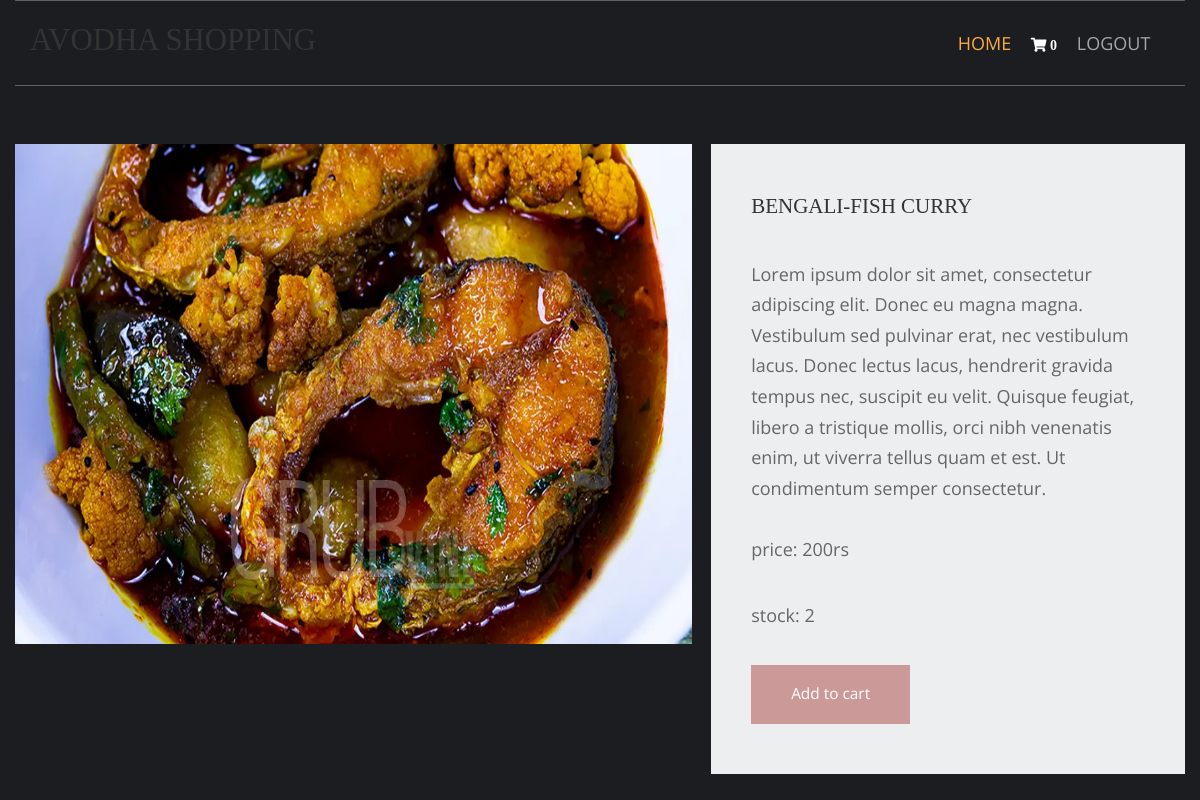
Page /fish-recipes/bengali-fish-curry/ (signed in) on the earlier database version.
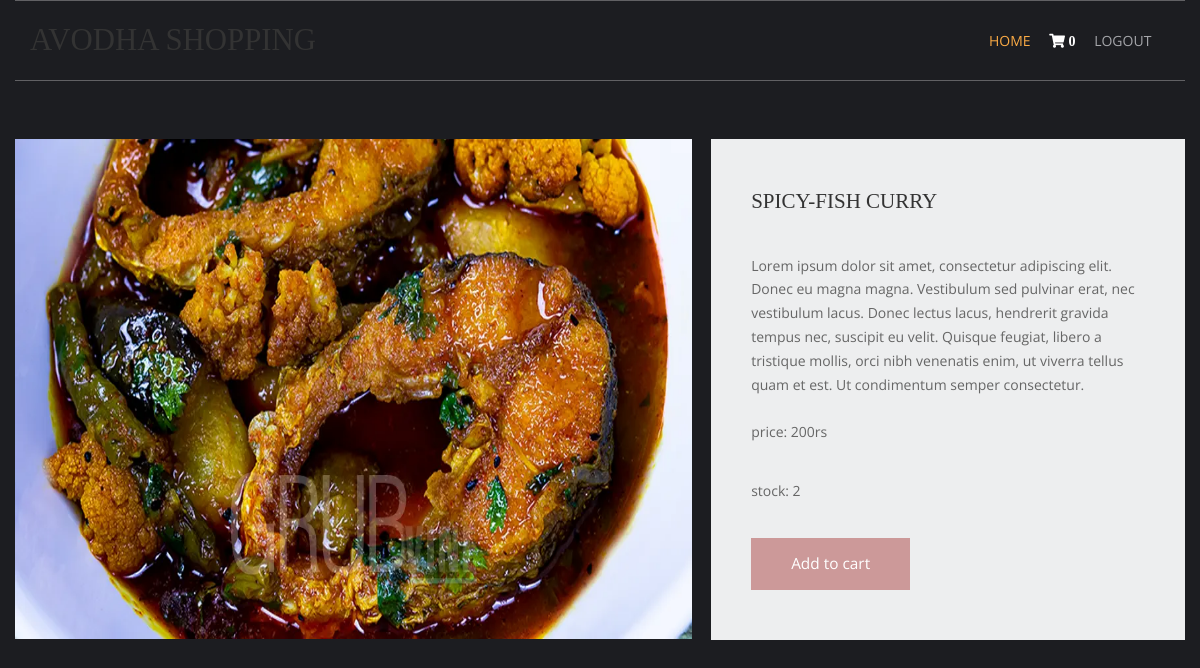
Same page on the later database version.
### shop/models.py (models this page shows, shortened)
class products(models.Model):
    name=models.CharField(max_length=150,unique=True)
    slug=models.SlugField(max_length=250,unique=True)
    img=models.ImageField(upload_to='product')
    desc=models.TextField()
    stock=models.IntegerField()
    available=models.BooleanField()
    price=models.IntegerField()
    category=models.ForeignKey(categ,on_delete=models.CASCADE)

### shop/views.py (the view)
# urls.py: path('<slug:c_slug>/<slug:product_slug>/', views.prodDetails, name='details'),
def prodDetails(request,c_slug,product_slug):
    try:
        prod=products.objects.get(category__slug=c_slug,slug=product_slug)
    except Exception as e:
        raise e
    return render(request,'item.html',{'pr':prod})

### cart/context_processor.py (called while the page is built)
def count(request):
    item_count=0;
    if 'admin' in request.path:
        return{}
    else:
        try:
            ct=cartlist.objects.filter(cart_id=c_id(request))
            cti=items.objects.all().filter(cart=ct[:1])
            for c in cti:
                item_count+=c.quan
        except cartlist.ObjectDoesNotExist:
            item_count=0
        return dict(itc=item_count)

### cart/views.py (called while the page is built)
def c_id(request):
    ct_id=request.session.session_key
    if not ct_id:
        ct_id=request.session.create()
    return ct_id

### templates/item.html (shortened to what this page needs)
{% extends 'base.html' %}
{% load static %}
{% block content %}
<html lang="en">
<head>
    <link href="{% static 'pr/fontawesome/css/all.min.css' %}" rel="stylesheet" />
    <link href="{% static 'pr/css/templatemo-comparto.css' %}" rel="stylesheet" />
</head>
<body>
    <br><br>
        <section class="tm-mb-1" id="about">
            <div class="tm-row tm-about-row">
                <div class="tm-section-1-l">
                    <img src="{{pr.img.url}}" alt="About image" class="tm-img-responsive" style="height: 500;width: 800;">
                </div>
                <article class="tm-section-1-r tm-bg-color-8">
                    <h2 class="tm-mb-2 tm-title-color">{{pr.name}}</h2>
                    <p> {{pr.desc}} <br><br>price: {{pr.price}}rs</p>
                    <p>stock: {{pr.stock}}</p>
{% if pr.stock <= 0 %}
<h1 style="color: red;">sorry.No stock</h1>
                {% else %}
                    <a href="{% url 'addcart' pr.id %}" class="tm-btn tm-btn-1 tm-link-to-services">Add to cart</a>
{% endif %}
                </article>
            </div>
        </section>
</body>
</html>
{% endblock %}

Differences in the rows shown:
changed products: name "BENGALI-FISH CURRY" → "SPICY-FISH CURRY"
